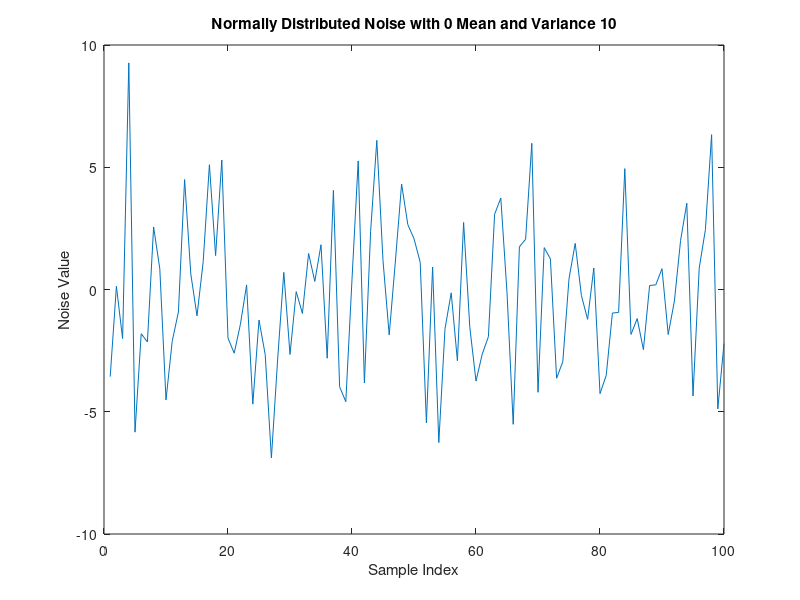

This figure's MATLAB source:
% Generate 100 samples of normally distributed noise with 0 mean and variance 10
noise = sqrt(10) * randn(100, 1);

% Plot the noise samples
plot(noise);
title('Normally Distributed Noise with 0 Mean and Variance 10');
xlabel('Sample Index');
ylabel('Noise Value');